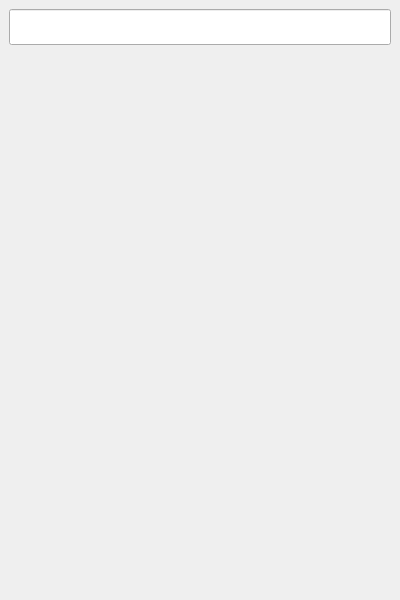
<?xml version="1.0" encoding="UTF-8"?>
<ui version="4.0">
 <class>CalculatorUI</class>
 <widget class="QMainWindow" name="CalculatorUI">
  <property name="geometry">
   <rect>
    <x>0</x>
    <y>0</y>
    <width>400</width>
    <height>600</height>
   </rect>
  </property>
  <property name="windowTitle">
   <string>Engineering Calculator</string>
  </property>
  <widget class="QWidget" name="centralwidget">
   <layout class="QVBoxLayout" name="verticalLayout">
    <!-- 디스플레이 -->
    <item>
     <widget class="QLineEdit" name="led">
      <property name="readOnly">
       <bool>true</bool>
      </property>
      <property name="alignment">
       <set>Qt::AlignRight</set>
      </property>
      <property name="font">
       <font>
        <pointsize>18</pointsize>
       </font>
      </property>
     </widget>
    </item>
    <!-- Upper Buttons -->
    <item>
     <widget class="QFrame" name="UpperButton">
      <layout class="QGridLayout" name="gridLayoutTop"/>
     </widget>
    </item>
    <!-- Lower Buttons -->
    <item>
     <widget class="QFrame" name="LowerButton">
      <layout class="QGridLayout" name="gridLayoutBottom"/>
     </widget>
    </item>
   </layout>
  </widget>
 </widget>
 <resources/>
 <connections/>
</ui>
